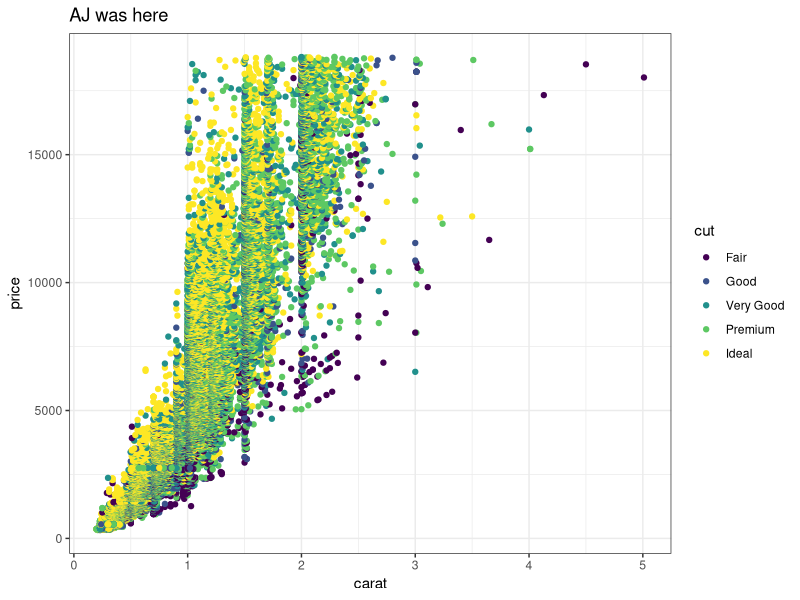
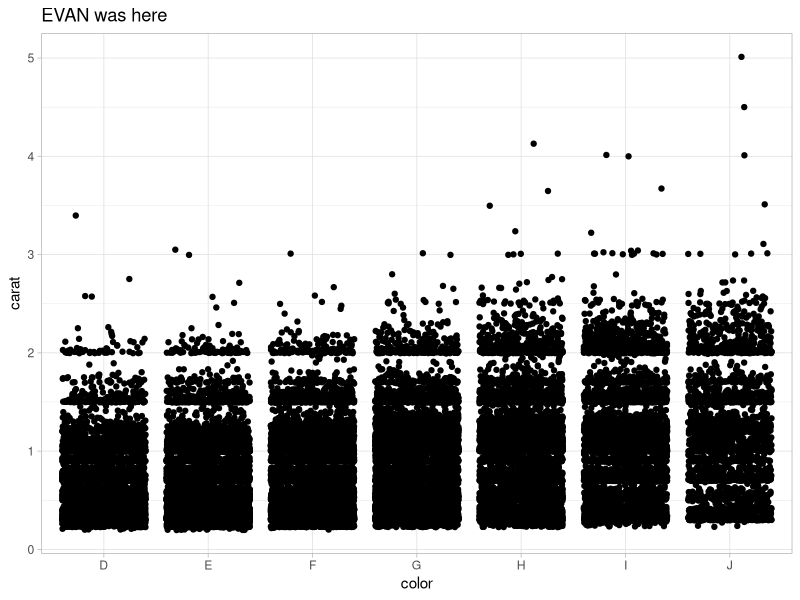
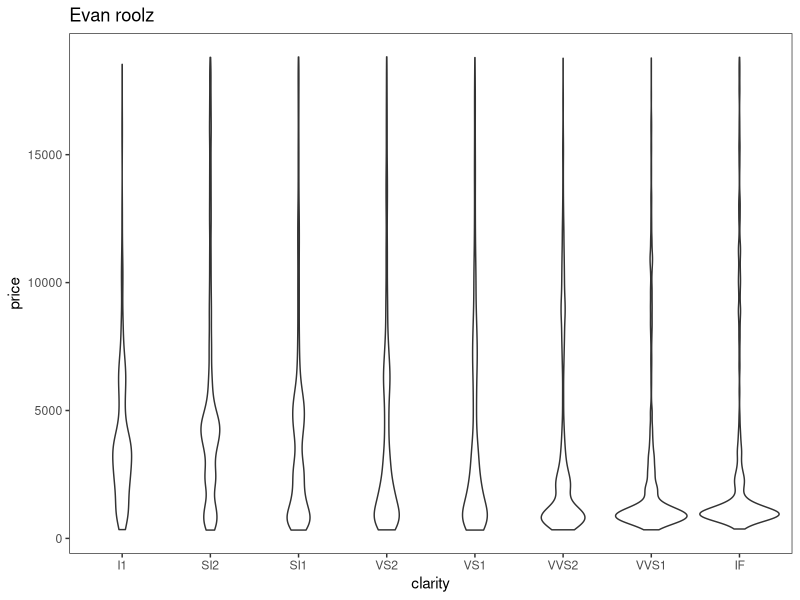

Source code (R) for these figures, in order: (Note: this script raises an error after producing the figures.)
## ---- chunk 1
knitr::opts_chunk$set(echo = TRUE)
library(tidyverse)
## ---- chunk 2
# Partner 1: 
# Run the code below to see the original graph
# Change the code below to make the point color change based on 'cut', and update the theme to theme_bw(). Update the title to include your first name. 

ggplot(data = diamonds, aes(x = carat, y = price, color = cut)) +
  geom_point() +
  theme_bw() +
  labs(title = "AJ was here")
## ---- chunk 3
# Partner 2: 
# Run the code below to see the original graph
# Change the code below to make the geom a geom_jitter, and update the theme to theme_light. Update the title to include your first name. 

ggplot(data = diamonds, aes(x = color, y = carat)) +
  geom_jitter() +
  theme_light() +
  labs(title = "EVAN was here")
## ---- chunk 4

diamond_violin <- ggplot(data = diamonds, aes(x = clarity, y = price)) +
  geom_violin() +
  theme_test() +
  ggtitle("Evan roolz")

# Ding dong bing bong

diamond_violin

my_favorite_number <- 69420
my_second_favorite_number <- 80085

## ---- chunk 5
az-branch
###Why was four afraid to ask out 5?
### Because it was 2^2

ggplot(data = diamonds, aes(x = clarity, y = price)) +
  geom_jitter()+
  theme_dark() +
  ggtitle("Evan Droolz")

# Hi AJ! This is broken

my_favorite_numberer <- 42069
main
